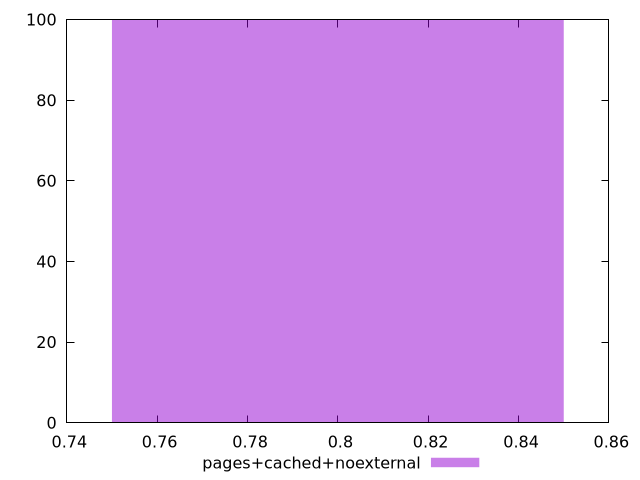

This chart was generated by the following gnuplot code:
$_pagesCachedNoexternal <<EOF
0.8 100
EOF
set key outside below
set terminal pngcairo
set output "report_00006_2020-11-02T20-21-41.718Z/unused-css-rules/pages+cached+noexternal//hist.png"
set yrange [0:100]
set boxwidth 0.1
set style fill transparent solid 0.5 noborder
plot $_pagesCachedNoexternal title "pages+cached+noexternal" with boxes ,
